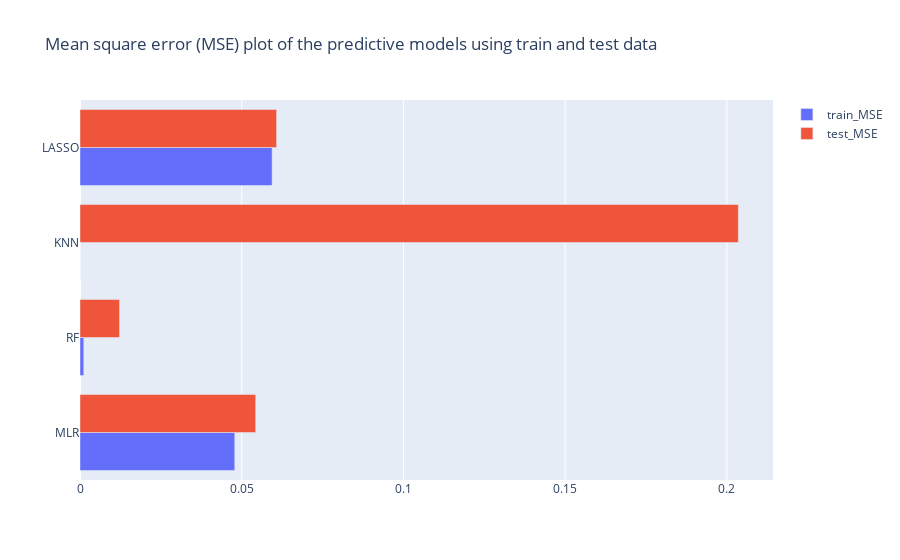

The notebook cell this image was saved under:
### Code cell
y=['MLR', 'RF', 'KNN', 'LASSO'] 
x1= mean_Model.loc['train_MSE']
x2= mean_Model.loc['test_MSE']

trace1 = go.Bar(y=y, x=x1, name='train_MSE', orientation='h')
trace2 = go.Bar(y=y, x=x2, name='test_MSE', orientation='h')

data = [trace1, trace2]

layout = go.Layout(barmode='group', title='Mean square error (MSE) plot of the predictive models using train and test data')

fig = go.Figure(data=data, layout=layout)
fig.show()

### Figure 1 — Plotly figure (JSON) as saved in the notebook; plotly's stock layout.template omitted (floating-point values rounded to 4 significant figures)
{"data": [{"name": "train_MSE", "orientation": "h", "type": "bar", "x": [0.04785, 0.001166, 4.72e-16, 0.0594], "y": ["MLR", "RF", "KNN", "LASSO"]}, {"name": "test_MSE", "orientation": "h", "type": "bar", "x": [0.05432, 0.01224, 0.2035, 0.06079], "y": ["MLR", "RF", "KNN", "LASSO"]}], "layout": {"barmode": "group", "title": {"text": "Mean square error (MSE) plot of the predictive models using train and test data"}}}
